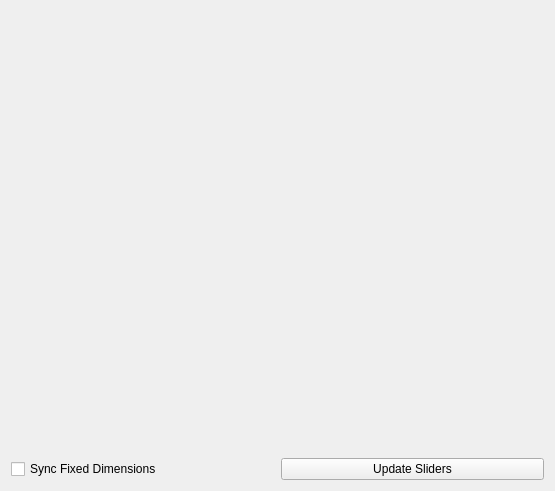
<?xml version="1.0" encoding="UTF-8"?>
<ui version="4.0">
 <class>pqPXDMFSync</class>
 <widget class="QWidget" name="pqPXDMFSync">
  <property name="geometry">
   <rect>
    <x>0</x>
    <y>0</y>
    <width>555</width>
    <height>491</height>
   </rect>
  </property>
  <property name="windowTitle">
   <string>Form</string>
  </property>
  <layout class="QVBoxLayout" name="verticalLayout_2">
   <item>
    <layout class="QVBoxLayout" name="verticalLayout">
     <item>
      <spacer name="verticalSpacer">
       <property name="orientation">
        <enum>Qt::Vertical</enum>
       </property>
       <property name="sizeHint" stdset="0">
        <size>
         <width>20</width>
         <height>40</height>
        </size>
       </property>
      </spacer>
     </item>
    </layout>
   </item>
   <item>
    <layout class="QHBoxLayout" name="horizontalLayout">
     <item>
      <widget class="QCheckBox" name="SyncState">
       <property name="text">
        <string>Sync Fixed Dimensions</string>
       </property>
      </widget>
     </item>
     <item>
      <widget class="QPushButton" name="addPushButton">
       <property name="text">
        <string>Update Sliders</string>
       </property>
      </widget>
     </item>
    </layout>
   </item>
  </layout>
 </widget>
 <resources/>
 <connections/>
</ui>
